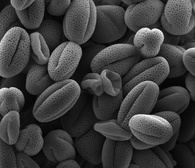
#> input picture images_1st_set/pollen-500x430px-96dpi.jpg, 195 x 168 px, shrunk from 500 x 430 before the run
$ python enhancement.py
#> lines starting #> are read from the running program, lines starting #| are printed output that depends on the picture
"""Examples of algorithmic techniques to increase brightness, enhance light/color and sharpen images"""
import cv2 as cv
import numpy as np
import matplotlib.pyplot as plt

# Read image of dark forest
image = cv.imread('images_1st_set/pollen-500x430px-96dpi.jpg', 0)
#> image is the input picture: shape (168, 195); min 0, max 255, mean 62.1

# Calculate original image's histogram.
hist, bins = np.histogram(image.flatten(), 256, [0, 256])
#> hist = 256 values, max 395 at index 45, min 0 at index 235, mean 128; bins = 257 values from 0 to 256
cdf = hist.cumsum()
#> cdf = 256 values from 8 to 32760
cdf_normalized = cdf * hist.max() / cdf.max()
#> cdf_normalized = 256 values from 0.0965 to 395

# Apply histogram equalization and display the images and their respective histograms.
# Use masking to handle missing values.
cdf_m = np.ma.masked_equal(cdf, 0)
cdf_m = (cdf_m - cdf_m.min()) * 255 / (cdf_m.max() - cdf_m.min())
cdf2 = np.ma.filled(cdf_m, 0).astype('uint8')
#> cdf2 = 256 values from 0 to 255
eq_image = cdf2[image]
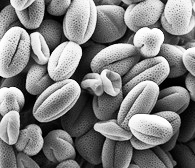
#> eq_image: shape (168, 195); min 0, max 255, mean 128

# Plot images and histograms
fig, axes = plt.subplots(2, 2, figsize=(13, 3))
axes[0, 0].imshow(image, cmap='gray')
axes[0, 1].plot(cdf_normalized, color='b')
axes[0, 1].hist(image.flatten(), 256, [0, 256], color='r')
axes[0, 1].set_xlim([0, 256])
axes[0, 1].legend(('cdf', 'histogram'), loc='center right')
axes[1, 0].imshow(eq_image, cmap='gray')
axes[1, 1].plot(cdf2, color='b')
axes[1, 1].hist(eq_image.flatten(), 256, [0, 256], color='r')
axes[1, 1].set_xlim([0, 256])
axes[1, 1].legend(('cdf', 'histogram'), loc='center right')
fig.suptitle('Histogram equalization example')
plt.show()
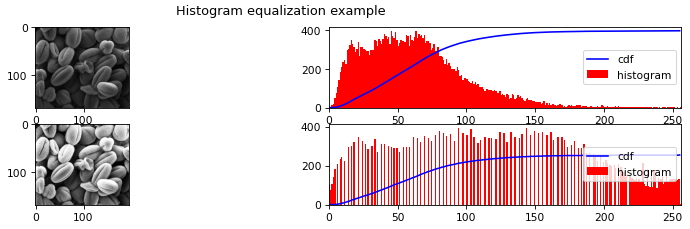
#> figure drawn by matplotlib, 4 panels; panel 2: tallest bar 395 high, from x = 45 to 46; panel 2: curve peaks at x = 255, y = 395; panel 4: tallest bar 395 high, from x = 94 to 95; panel 4: curve peaks at x = 255, y = 255

# Gamma adjustment
image = cv.imread('images_1st_set/nature_dark_forest.jpg')
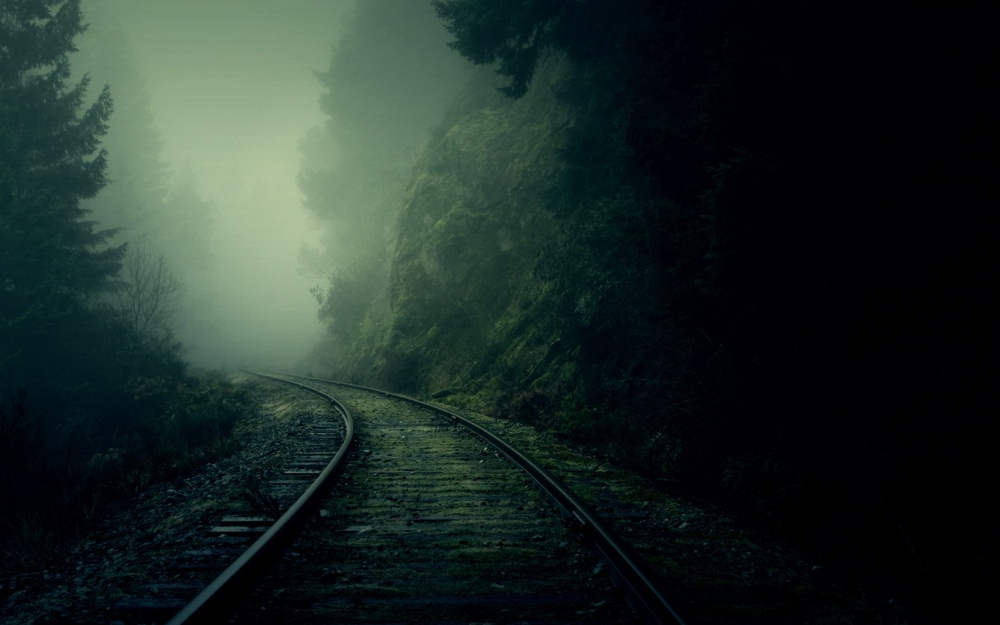
#> input picture images_1st_set/nature_dark_forest.jpg, 1000 x 625 px, shrunk from 2560 x 1600 before the run
#> image is the input picture: shape (625, 1000, 3); mean B, G, R 38.6, 43.1, 30


def adjust_gamma(image, gamma=1.0):
    # Build a lookup table mapping the pixel values [0, 255] to
    # their adjusted gamma values.
#> called with gamma = 0.65
    inv_gamma = 1.0 / gamma
    table = np.array([((i / 255.0) ** inv_gamma) * 255
                      for i in np.arange(0, 256)]).astype('uint8')

    # Apply gamma correction using the lookup table
    return cv.LUT(image, table)


# Display gamma-adjusted images
fig, axes = plt.subplots(1, 4)
axes[0].imshow(image), axes[0].set_title('Original image'), axes[0].axis('off')
axes[1].imshow(adjust_gamma(image, gamma=0.65)), axes[1].set_title('Gamma = 0.65'), axes[1].axis('off')
axes[2].imshow(adjust_gamma(image, gamma=1.35)), axes[2].set_title('Gamma = 1.35'), axes[2].axis('off')
axes[3].imshow(adjust_gamma(image, gamma=1.90)), axes[3].set_title('Gamma = 1.90'), axes[3].axis('off')
#> call 3 of adjust_gamma, with gamma = 1.9
#> in adjust_gamma (call 3), `return cv.LUT(image, table)`:
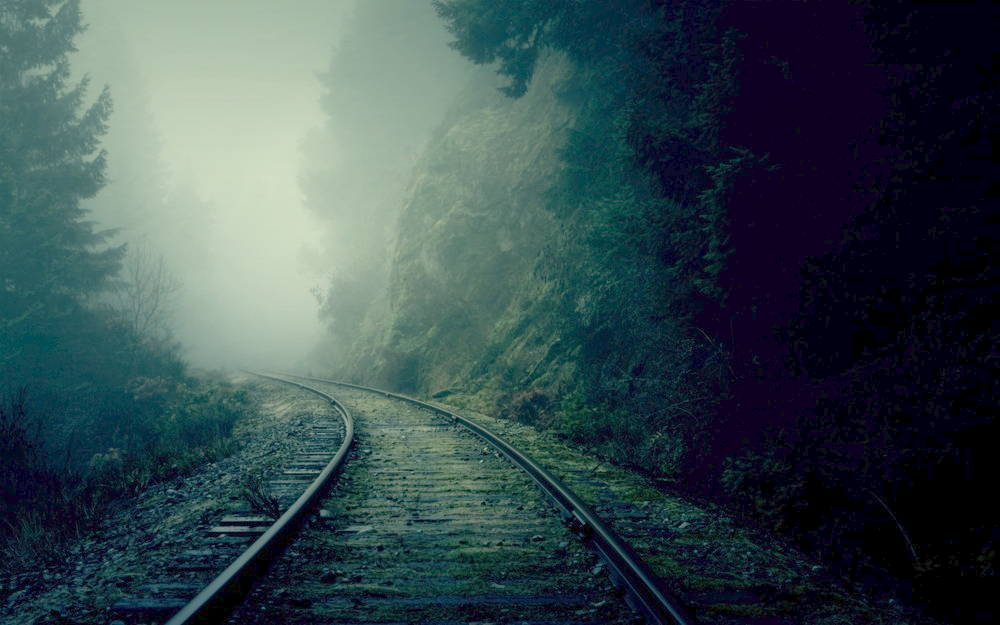
#> returned value: shape (625, 1000, 3); mean of channels 0, 1, 2 78.1, 74.1, 55.3; drawn as B, G, R
plt.show()
#> figure, not shown here; B, G, R data is drawn as R, G, B

# Sharpen an image using a high boost filter (unmask kernel)
image = cv.imread('images_1st_set/First-photo-of-the-moon-from-Chandrayaan-2_ISRO.jpg', 0)
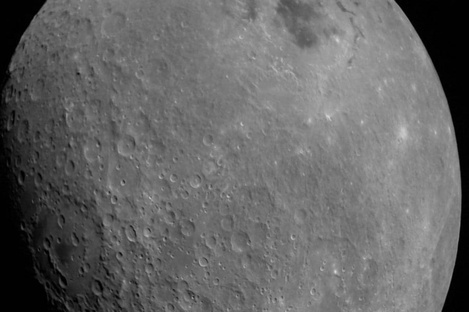
#> input picture images_1st_set/First-photo-of-the-moon-from-Chandrayaan-2_ISRO.jpg, 469 x 312 px, shrunk from 1200 x 800 before the run
#> image is the input picture: shape (312, 469); min 0, max 219, mean 101.8
sharpen_kernel = -np.ones((3, 3), np.float32) / 9
sharpen_kernel[1, 1] *= -10  # value of z in the middle of the kernel
sharpened_image = cv.filter2D(image, -1, sharpen_kernel, borderType=cv.BORDER_CONSTANT)
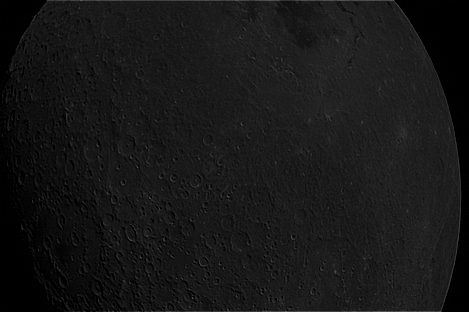
#> sharpened_image: shape (312, 469); min 0, max 114, mean 22.9
# Try another z value
sharpen_kernel = -np.ones((3, 3), np.float32) / 9
sharpen_kernel[1, 1] *= -14
sharpened_image_v2 = cv.filter2D(image, -1, sharpen_kernel, borderType=cv.BORDER_CONSTANT)
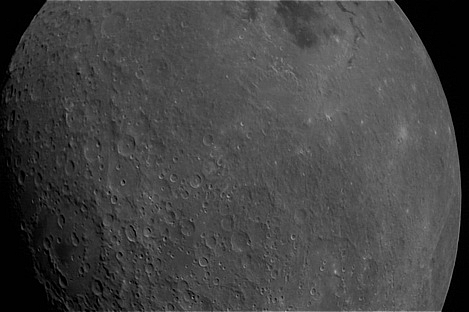
#> sharpened_image_v2: shape (312, 469); min 0, max 190, mean 68.2
# Plot original and sharpened image
fig, axes = plt.subplots(1, 3)
axes[0].imshow(image, cmap='gray'), axes[0].set_title('Original image'), axes[0].axis('off')
axes[1].imshow(sharpened_image, cmap='gray'), axes[1].set_title('Sharpened image with high boost filter (z=10)'), axes[
    1].axis(
    'off')
axes[2].imshow(sharpened_image_v2, cmap='gray'), axes[2].set_title('Sharpened image with high boost filter (z=14)'), \
axes[2].axis(
    'off')
plt.show()
